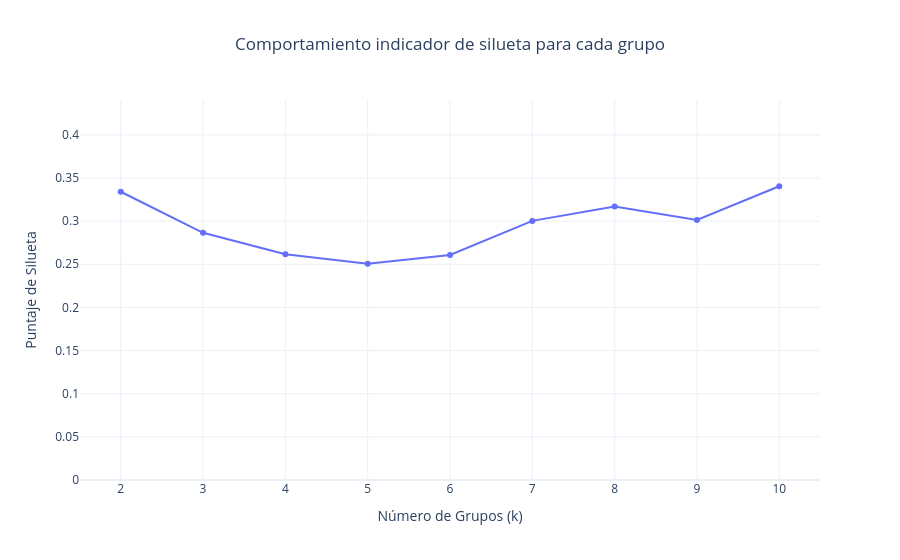

The notebook cell this image was saved under:
### Code cell
df_km = df[df["modelo"] == 	"K-Means Clustering" ]

fig_silhouette = px.line(
    df_km,
    x="k",
    y="silhouette",
    markers=True,
    template="plotly_white",
    labels={"k": "Número de Grupos (k)", "silhouette": "Puntaje de Silueta"},
    title="Comportamiento indicador de silueta para cada grupo"
)



fig_silhouette.update_layout(
    title_x=0.5, # Centra el título
    hovermode="x unified", # Muestra el valor al pasar el mouse sobre el eje X
    yaxis_range=[0, df_km['silhouette'].max() + 0.1] # Ajusta el eje Y para ver mejor la escala
)

fig_silhouette.show()

### Figure 1 — Plotly figure (JSON) as saved in the notebook; plotly's stock layout.template omitted (floating-point values rounded to 4 significant figures)
{"data": [{"hovertemplate": "Número de Grupos (k)=%{x}<br>Puntaje de Silueta=%{y}<extra></extra>", "legendgroup": "", "line": {"color": "#636efa", "dash": "solid"}, "marker": {"symbol": "circle"}, "mode": "lines+markers", "name": "", "orientation": "v", "showlegend": false, "type": "scatter", "x": [2, 3, 4, 5, 6, 7, 8, 9, 10], "xaxis": "x", "y": [0.3341, 0.2865, 0.2616, 0.2506, 0.2607, 0.3003, 0.317, 0.3013, 0.3404], "yaxis": "y"}], "layout": {"hovermode": "x unified", "legend": {"tracegroupgap": 0}, "title": {"text": "Comportamiento indicador de silueta para cada grupo", "x": 0.5}, "xaxis": {"anchor": "y", "domain": [0, 1], "title": {"text": "Número de Grupos (k)"}}, "yaxis": {"anchor": "x", "domain": [0, 1], "range": [0, 0.4404], "title": {"text": "Puntaje de Silueta"}}}}
